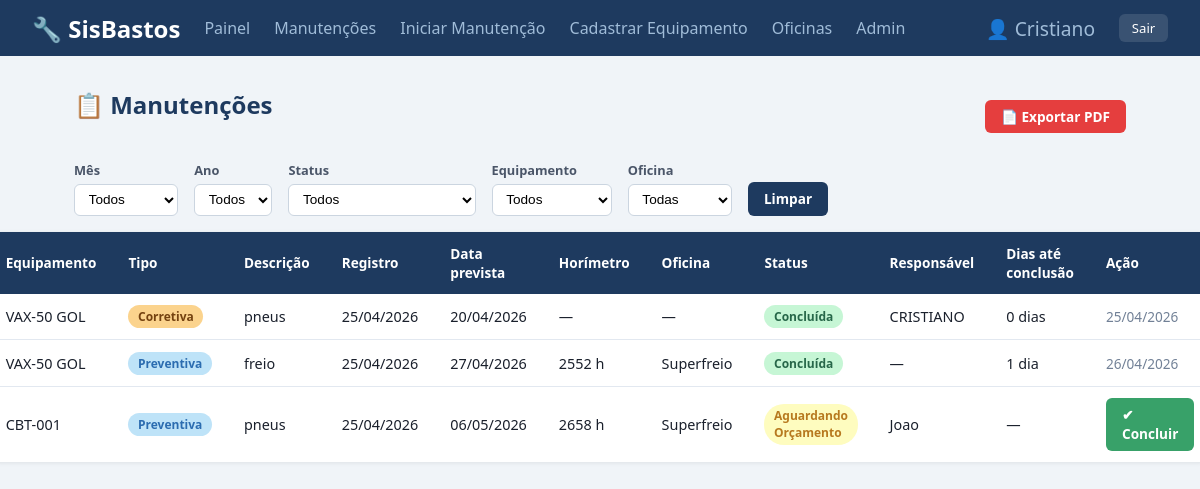
Before: /manutencoes/ (signed in) with the older database file.
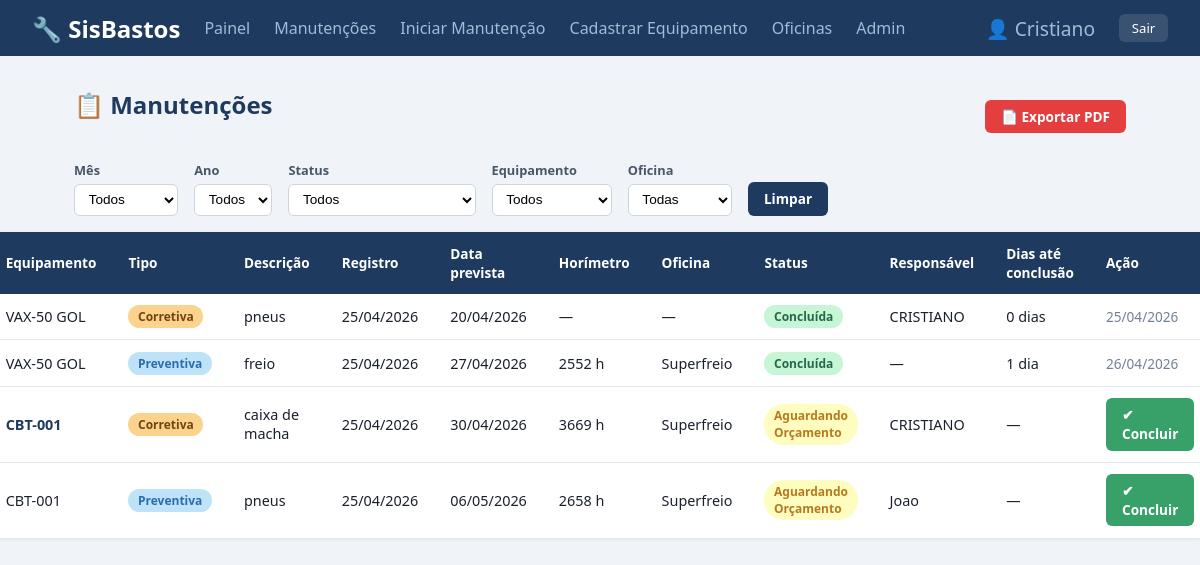
After: the same page with the newer database file.
### manutencao/models.py (models this page shows, shortened)
class Manutencao(models.Model):
    TIPO_CHOICES = [
        ("preventiva", "Preventiva"),
        ("corretiva",  "Corretiva"),
    ]
    STATUS_CHOICES = [
        ("concluida",            "Concluída"),
        ("aguardando_orcamento", "Aguardando Orçamento"),
        ("orcamento_aprovado",   "Orçamento Aprovado"),
    ]
    equipamento    = models.ForeignKey(
        Equipamento,
        on_delete=models.CASCADE,
        related_name="manutencoes"
    )
    tipo           = models.CharField(max_length=20, choices=TIPO_CHOICES)
    descricao      = models.TextField()
    data_registro  = models.DateField(auto_now_add=True)  # preenchido automaticamente ao salvar
    data_prevista  = models.DateField()
    data_realizada = models.DateField(null=True, blank=True)
    status         = models.CharField(max_length=30, choices=STATUS_CHOICES, default="aguardando_orcamento")
    responsavel    = models.CharField(max_length=100, blank=True)
    horimetro      = models.PositiveIntegerField(null=True, blank=True, verbose_name="Horímetro (h)")
    oficina        = models.ForeignKey(
        Oficina,
        on_delete=models.SET_NULL,
        null=True, blank=True,
        related_name="manutencoes",
        verbose_name="Oficina"
    )
    criado_por     = models.ForeignKey(
        "auth.User",
        on_delete=models.SET_NULL,
        null=True, blank=True,
        related_name="manutencoes_criadas",
        verbose_name="Criado por"
    )
    @property
    def dias_ate_conclusao(self):
        if self.data_realizada and self.data_registro:
            return (self.data_realizada - self.data_registro).days
        return None
    class Meta:
        verbose_name        = "Manutenção"
        verbose_name_plural = "Manutenções"
        ordering            = ["data_prevista"]

class Equipamento(models.Model):
    nome        = models.CharField(max_length=100)
    localizacao = models.CharField(max_length=100)
    descricao   = models.TextField(blank=True)
    def __str__(self):
        return self.nome
    class Meta:
        verbose_name        = "Equipamento"
        verbose_name_plural = "Equipamentos"
        ordering            = ["nome"]

class Oficina(models.Model):
    nome        = models.CharField(max_length=100)
    telefone    = models.CharField(max_length=20, blank=True)
    responsavel = models.CharField(max_length=100, blank=True)
    class Meta:
        verbose_name        = "Oficina"
        verbose_name_plural = "Oficinas"
        ordering            = ["nome"]

### manutencao/views.py (the view)
# urls.py: path("manutencoes/",                   views.lista_manutencoes,     name="lista_manutencoes"),
@login_required
def lista_manutencoes(request):
    from django.core.paginator import Paginator
    manutencoes = Manutencao.objects.select_related("equipamento").all()
    status = request.GET.get("status")
    eq_id  = request.GET.get("equipamento")
    mes    = request.GET.get("mes")
    ano    = request.GET.get("ano")
    of_id  = request.GET.get("oficina")
    if status:
        manutencoes = manutencoes.filter(status=status)
    if eq_id:
        manutencoes = manutencoes.filter(equipamento_id=eq_id)
    if mes:
        manutencoes = manutencoes.filter(data_registro__month=mes)
    if ano:
        manutencoes = manutencoes.filter(data_registro__year=ano)
    if of_id:
        manutencoes = manutencoes.filter(oficina_id=of_id)
    from django.db.models.functions import ExtractYear
    anos_disponiveis = (
        Manutencao.objects.annotate(ano=ExtractYear("data_registro"))
        .values_list("ano", flat=True)
        .distinct()
        .order_by("-ano")
    )
    paginator   = Paginator(manutencoes, 7)
    pagina_num  = request.GET.get("pagina", 1)
    pagina      = paginator.get_page(pagina_num)
    query = request.GET.copy()
    query.pop("pagina", None)
    query_string = query.urlencode()
    context = {
        "manutencoes":      pagina,
        "pagina":           pagina,
        "query_string":     query_string,
        "equipamentos":     Equipamento.objects.all(),
        "oficinas":         Oficina.objects.all(),
        "filtro_status":    status,
        "filtro_eq":        eq_id,
        "filtro_mes":       mes,
        "filtro_ano":       ano,
        "filtro_oficina":   of_id,
        "anos_disponiveis": anos_disponiveis,
    }
    return render(request, "manutencao/lista_manutencoes.html", context)

### manutencao/templates/manutencao/lista_manutencoes.html (shortened to what this page needs)
{% extends "manutencao/base.html" %}
{% block conteudo %}
<div class="toolbar">
  <h1>📋 Manutenções</h1>
  <a href="{% url 'exportar_pdf' %}?" class="btn btn-pdf">📄 Exportar PDF</a>
</div>
<form method="get" class="filtros">
  <div>
    <label style="font-size:.8rem;font-weight:600;">Mês</label>
    <select name="mes" onchange="this.form.submit()">
      <option value="">Todos</option>
    </select>
  </div>
  <div>
    <label style="font-size:.8rem;font-weight:600;">Ano</label>
    <select name="ano" onchange="this.form.submit()">
      <option value="">Todos</option>
    </select>
  </div>
  <div>
    <label style="font-size:.8rem;font-weight:600;">Status</label>
    <select name="status" onchange="this.form.submit()">
      <option value="">Todos</option>
    </select>
  </div>
  <div>
    <label style="font-size:.8rem;font-weight:600;">Equipamento</label>
    <select name="equipamento" onchange="this.form.submit()">
      <option value="">Todos</option>
    </select>
  </div>
  <div>
    <label style="font-size:.8rem;font-weight:600;">Oficina</label>
    <select name="oficina" onchange="this.form.submit()">
      <option value="">Todas</option>
    </select>
  </div>
  <a href="{% url 'lista_manutencoes' %}" class="btn btn-primary">Limpar</a>
</form>
<table>
  <thead>
    <tr>
      <th>Equipamento</th><th>Tipo</th><th>Descrição</th>
      <th>Registro</th><th>Data prevista</th><th>Horímetro</th><th>Oficina</th><th>Status</th><th>Responsável</th><th>Dias até conclusão</th><th>Ação</th>
    </tr>
  </thead>
  <tbody>
    {% for m in manutencoes %}
    <tr>
      <td>
        {% if m.status != "concluida" and m.criado_por == request.user %}
          <a href="{% url 'editar_manutencao' m.pk %}" style="color:#1e3a5f;font-weight:600;text-decoration:none;">{{ m.equipamento }}</a>
        {% else %}
          {{ m.equipamento }}
        {% endif %}
      </td>
      <td><span class="badge {{ m.tipo }}">{{ m.get_tipo_display }}</span></td>
      <td>{{ m.descricao }}</td>
      <td>{{ m.data_registro|date:"d/m/Y" }}</td>
      <td>{{ m.data_prevista|date:"d/m/Y" }}</td>
      <td>{% if m.horimetro is not None %}{{ m.horimetro }} h{% else %}—{% endif %}</td>
      <td>{{ m.oficina.nome|default:"—" }}</td>
      <td><span class="badge {{ m.status }}">{{ m.get_status_display }}</span></td>
      <td>{{ m.responsavel|default:"—" }}</td>
      <td>
        {% if m.dias_ate_conclusao is not None %}
          {{ m.dias_ate_conclusao }} dia{{ m.dias_ate_conclusao|pluralize }}
        {% else %}
          —
        {% endif %}
      </td>
      <td>
        {% if m.status != "concluida" %}
        <a href="{% url 'concluir_manutencao' m.pk %}" class="btn btn-success">✔ Concluir</a>
        {% else %}
        <span style="color:#718096;font-size:.85rem;">{{ m.data_realizada|date:"d/m/Y" }}</span>
        {% endif %}
      </td>
    </tr>
    {% empty %}
    <tr><td colspan="11" style="text-align:center;color:#718096;padding:2rem;">Nenhuma manutenção encontrada.</td></tr>
    {% endfor %}
  </tbody>
</table>
{% endblock %}

Changed rows visible on the page:
added Manutencao: equipamento "CBT-001", tipo "Corretiva", descricao "caixa de macha", data_registro "25/04/2026", data_prevista "30/04/2026", horimetro "3669", oficina.nome "Superfreio", status "Aguardando Orçamento", responsavel "CRISTIANO", shows "✔ Concluir"
